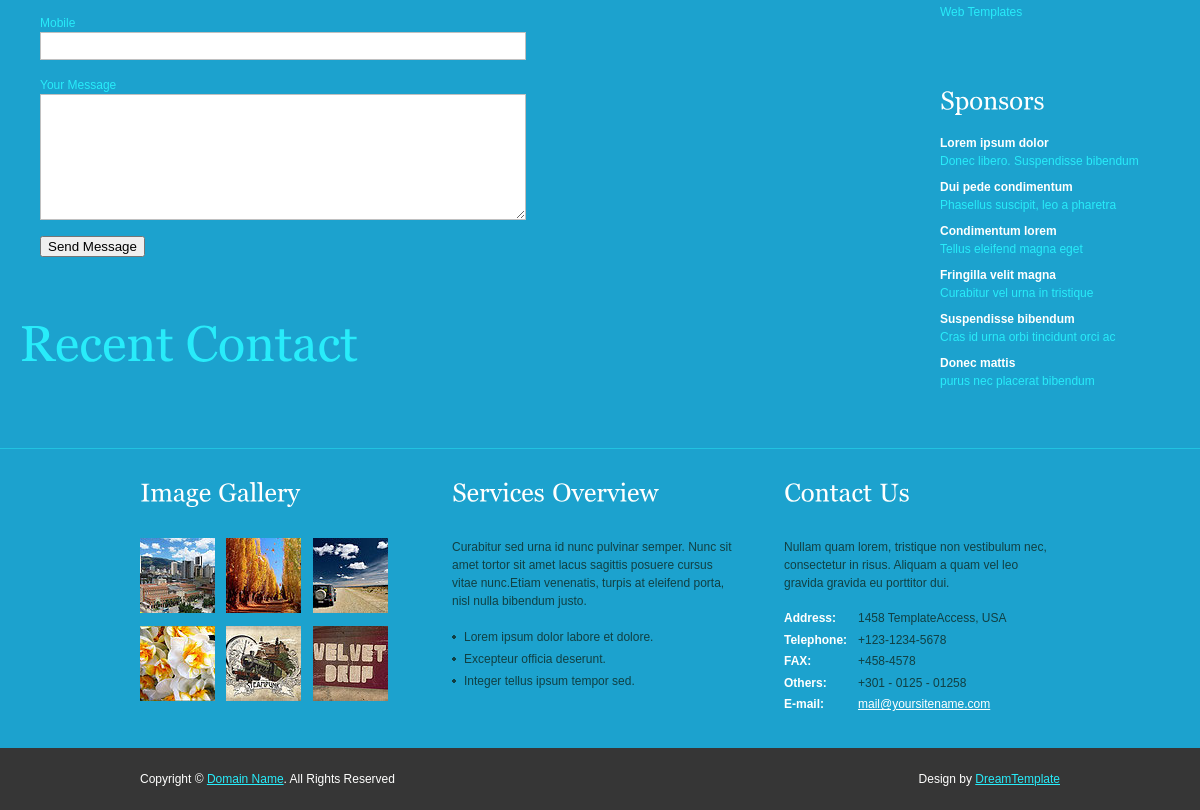
/contact/ (lower part), run on an earlier commit of the app's database.
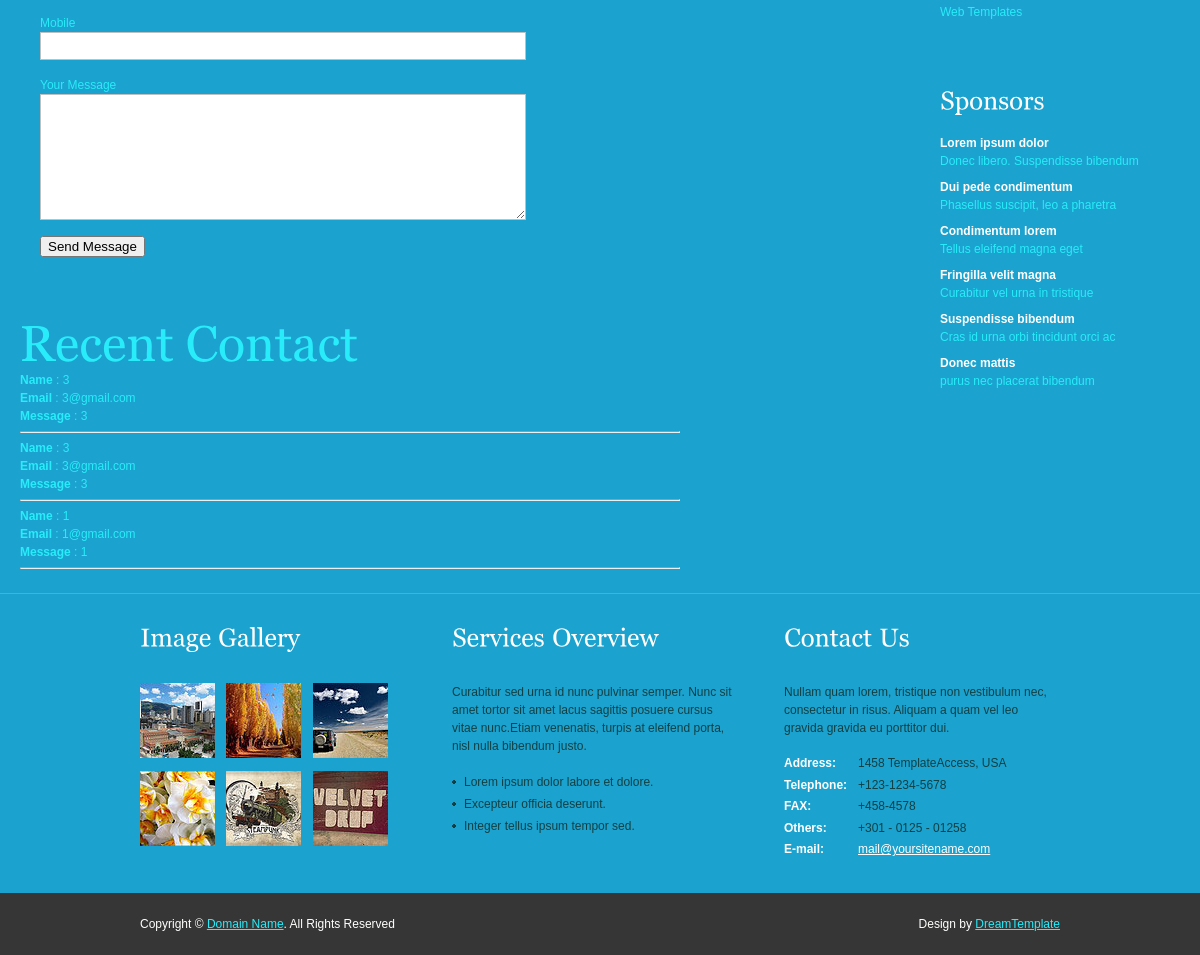
And on a later commit of the database.
### onlineexamapp/models.py (models this page shows, shortened)
class Contact(models.Model):
    name = models.CharField(max_length = 100)
    email = models.CharField(max_length = 100)
    mobile = models.CharField(max_length = 100)
    message = models.TextField()

### onlineexamapp/views.py (the view)
# urls.py: path('contact/', views.contact, name='contact'),
def contact(request):
    if request.method == "POST":
        Contact.objects.create(
            name=request.POST['name'],
            email=request.POST['email'],
            mobile=request.POST['mobile'],
            message=request.POST['message']
        )
        recentContacts = Contact.objects.all().order_by('-id')[:3]
        msg = 'Message Send Successfully !!!'
        return render(request, 'contact.html', {'msg': msg, 'recentContacts': recentContacts})
    else:
        recentContacts = Contact.objects.all().order_by('-id')[:3]
        return render(request, 'contact.html', {'recentContacts': recentContacts})

### onlineexamapp/templates/contact.html (shortened to what this page needs)
{% extends 'header.html' %}
{% load static %}
{% block content %}
<!DOCTYPE html
  PUBLIC "-//W3C//DTD XHTML 1.0 Transitional//EN" "http://www.w3.org/TR/xhtml1/DTD/xhtml1-transitional.dtd">
<html xmlns="http://www.w3.org/1999/xhtml">
<head>
</head>
<body>
  <div class="main">
    <div class="content">
      <div class="content_resize">
        <div class="mainbar">
          <div class="article">
            <form action="{% url 'contact' %}" method="post" id="sendemail">
              <ol>
                <li>
                  <label for="mobile">Mobile</label>
                  <input type="text" id="mobile" name="mobile" class="text" />
                </li>
                <li>
                  <label for="message">Your Message</label>
                  <textarea id="message" name="message" rows="8" cols="50"></textarea>
                </li>
                <li>
                  <input type="submit" name="contact" id="contact" value="Send Message" class="send" />
                </li>
              </ol>
            </form>
          </div>
          <div class="recent-contacts">
            <h1>Recent Contact</h1>
            {% for i in recentContacts %}
            <b>Name</b> : {{i.name}}<br>
            <b>Email</b> : {{i.email}}<br>
            <b>Message</b> : {{i.message}}<br>
            <hr>
            {% endfor %}
          </div>
        </div>
        <div class="sidebar">
          <div class="gadget">
            <ul class="sb_menu">
              <li><a href="#">Web Templates</a></li>
            </ul>
          </div>
          <div class="gadget">
            <h2 class="star"><span>Sponsors</span></h2>
            <ul class="ex_menu">
              <li><a href="#">Lorem ipsum dolor</a><br />
                Donec libero. Suspendisse bibendum</li>
              <li><a href="#">Dui pede condimentum</a><br />
                Phasellus suscipit, leo a pharetra</li>
              <li><a href="#">Condimentum lorem</a><br />
                Tellus eleifend magna eget</li>
              <li><a href="#">Fringilla velit magna</a><br />
                Curabitur vel urna in tristique</li>
              <li><a href="#">Suspendisse bibendum</a><br />
                Cras id urna orbi tincidunt orci ac</li>
              <li><a href="#">Donec mattis</a><br />
                purus nec placerat bibendum</li>
            </ul>
          </div>
        </div>
      </div>
    </div>
    <div class="fbg">
      <div class="fbg_resize">
        <div class="col c1">
          <h2><span>Image</span> Gallery</h2>
          <a href="#"><img src="{% static 'images/gal1.jpg' %}" width="75" height="75" alt="" class="gal" /></a> <a
            href="#"><img src="{% static 'images/gal2.jpg' %}" width="75" height="75" alt="" class="gal" /></a> <a
            href="#"><img src="{% static 'images/gal3.jpg' %}" width="75" height="75" alt="" class="gal" /></a> <a
            href="#"><img src="{% static 'images/gal4.jpg' %}" width="75" height="75" alt="" class="gal" /></a> <a
            href="#"><img src="{% static 'images/gal5.jpg' %}" width="75" height="75" alt="" class="gal" /></a> <a
            href="#"><img src="{% static 'images/gal6.jpg' %}" width="75" height="75" alt="" class="gal" /></a>
        </div>
        <div class="col c2">
          <h2><span>Services</span> Overview</h2>
          <p>Curabitur sed urna id nunc pulvinar semper. Nunc sit amet tortor sit amet lacus sagittis posuere cursus
            vitae nunc.Etiam venenatis, turpis at eleifend porta, nisl nulla bibendum justo.</p>
          <ul class="fbg_ul">
            <li><a href="#">Lorem ipsum dolor labore et dolore.</a></li>
            <li><a href="#">Excepteur officia deserunt.</a></li>
            <li><a href="#">Integer tellus ipsum tempor sed.</a></li>
          </ul>
        </div>
        <div class="col c3">
          <h2><span>Contact</span> Us</h2>
          <p>Nullam quam lorem, tristique non vestibulum nec, consectetur in risus. Aliquam a quam vel leo gravida
            gravida eu porttitor dui.</p>
          <p class="contact_info"> <span>Address:</span> 1458 TemplateAccess, USA<br />
            <span>Telephone:</span> +123-1234-5678<br />
            <span>FAX:</span> +458-4578<br />
            <span>Others:</span> +301 - 0125 - 01258<br />
            <span>E-mail:</span> <a href="#">mail@yoursitename.com</a>
          </p>
        </div>
      </div>
    </div>
  </div>
</body>
</html>
{% endblock %}

### onlineexamapp/templates/header.html (shortened to what this page needs)
{% load static %}
<!DOCTYPE html
  PUBLIC "-//W3C//DTD XHTML 1.0 Transitional//EN" "http://www.w3.org/TR/xhtml1/DTD/xhtml1-transitional.dtd">
<html xmlns="http://www.w3.org/1999/xhtml" lang="en">
<head>
  <link href="{% static 'css/style.css' %}" rel="stylesheet" type="text/css" />
  <link href="{% static 'css/coin-slider.css' %}" rel="stylesheet" type="text/css" />
</head>
<body>
  <div class="main">
    {% block content %}
    {% endblock %}
    <div class="footer">
      <div class="footer_resize">
        <p class="lf">Copyright &copy; <a href="#">Domain Name</a>. All Rights Reserved</p>
        <p class="rf">Design by <a target="_blank" href="http://www.dreamtemplate.com/">DreamTemplate</a></p>
      </div>
    </div>
  </div>
</body>
</html>

### onlineexamapp/static/css/style.css (style rules this page uses)
body { margin:0; padding:0; width:100%; color:#28ecfa; font:normal 12px/1.5em "Liberation sans", Arial, Helvetica, sans-serif; background:#1ca2ce url(../images/main_bg.gif) repeat-x left top; }
html, .main { padding:0; margin:0; }
h2 { margin:8px 0; padding:8px 0; font-size:25px; font-weight:normal; color:#353c46; }
p { margin:8px 0; padding:0 0 8px 0; }
a { color:#fffffe; text-decoration:underline; }
.header, .content, .menu_nav, .fbg, .footer, form, ol, ol li, ul, .content .mainbar, .content .sidebar { margin:0; padding:0; }
h1 { margin:0; padding:32px 0 0; font-size:50px; font-weight:normal; line-height:1.2em; text-transform:none; }
.content { padding:0; }
.content_resize { margin:0 auto; padding:18px 0; width:1160px; }
.content .mainbar { margin:0; padding:0; float:left; width:660px; }
.content .mainbar .article { margin:0 0 32px; padding:0 0 0 20px; }
.content .sidebar { padding:0; float:right; width:260px; }
.content .sidebar .gadget { margin:0 0 12px; padding:8px 20px 24px; }
.content .sidebar h2 { color:#fffffe; text-transform:none; }
ul.sb_menu, ul.ex_menu { margin:0; padding:0; list-style:none; color:#28ecfa; }
ul.sb_menu li, ul.ex_menu li { margin:0; }
ul.sb_menu li { padding:8px 0; width:220px; }
ul.ex_menu li { padding:4px 0; }
ul.sb_menu li a { color:#28ecfa; text-decoration:none; margin-left:-16px; padding:4px 8px 4px 16px; }
ul.ex_menu li a { font-weight:bold; color:#fffffe; text-decoration:none; }
.fbg { border-top:1px solid #21c3e1; }
.fbg_resize { margin:0 auto; width:920px; padding:16px 20px; color:#114044; }
.fbg h2 { color:#fffffe; padding-bottom:24px; }
.fbg img.gal { margin:0 8px 8px 0; padding:0; border:none; }
.fbg .col { margin:0; float:left; }
.fbg .c1 { padding:0 16px 0 0; width:280px; }
.fbg .c2 { padding:0 36px 0 16px; width:280px; }
.fbg .c3 { padding:0 0 0 16px; width:274px; }
.fbg .fbg_ul { margin:0; padding:0; list-style:none; }
.fbg .fbg_ul li { margin:0; padding:0; list-style:none; }
.fbg .fbg_ul li a { display:block; margin:0; padding:2px 0 2px 12px; color:#114044; text-decoration:none; background:url(../images/li.gif) no-repeat left center; }
.fbg p.contact_info { line-height:1.8em; }
.fbg p.contact_info a { color:#fffffe; text-decoration:underline; }
.fbg p.contact_info span { display:block; float:left; width:74px; font-weight:bold; color:#fffffe; }
ol { list-style:none; }
ol li { display:block; clear:both; }
ol li label { display:block; margin:0; padding:16px 0 0 0; }
ol li input.text { width:480px; border:1px solid #c0c0c0; margin:0; padding:5px 2px; height:16px; background-color:#fff; }
ol li textarea { width:480px; border:1px solid #c0c0c0; margin:0; padding:2px; background-color:#fff; }
ol li .send { margin:16px 0 0 0; }
.footer { background:#363636; }
.footer_resize { margin:0 auto; padding:0 20px; width:920px; line-height:1.5em; color:#fffffe; }
.footer_resize p { margin:24px 0; padding:0; line-height:normal; white-space:nowrap; text-indent:inherit; }
.footer_resize a { color:#28ecfa; font-weight:normal; margin:0; padding:0; border:none; text-decoration:underline; background-color:transparent; }
.footer_resize .lf { float:left; }
.footer_resize .rf { float:right; }
a { outline:none; }

What changed in the data, as far as the page shows it:
added Contact: name "3", email "3@gmail.com", message "3"
added Contact: name "3", email "3@gmail.com", message "3"
added Contact: name "1", email "1@gmail.com", message "1"
